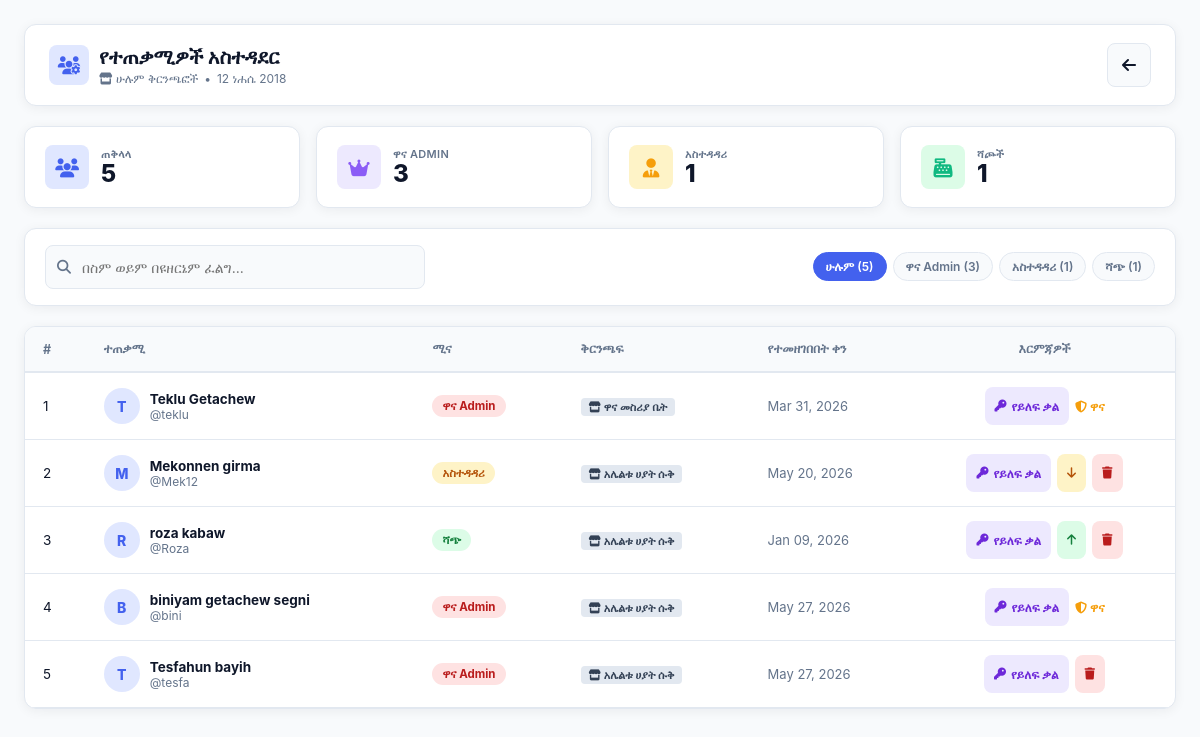
The app's page /manage_users.php (signed in) with its own data.
### tables this page shows
CREATE TABLE `users` (
  `id` int(11) NOT NULL AUTO_INCREMENT,
  `username` varchar(50) NOT NULL,
  `password` varchar(255) NOT NULL,
  `password_changed` tinyint(1) DEFAULT 0,
  `full_name` varchar(100) NOT NULL,
  `role` enum('admin','manager','cashier','seller','boss','super_admin') DEFAULT 'seller',
  `branch_id` int(11) DEFAULT NULL,
  `created_by` int(11) DEFAULT NULL,
  `created_at` timestamp NOT NULL DEFAULT current_timestamp(),
  `is_active` tinyint(1) DEFAULT 1,
  `read_only` tinyint(1) NOT NULL DEFAULT 0 COMMENT '1 = user can only view, cannot add/edit/delete',
  PRIMARY KEY (`id`)
);

CREATE TABLE `places` (
  `id` int(11) NOT NULL AUTO_INCREMENT,
  `place_name` varchar(100) NOT NULL,
  `description` text DEFAULT NULL,
  `status` enum('active','inactive') DEFAULT 'active',
  `created_by` int(11) DEFAULT NULL,
  `created_at` timestamp NOT NULL DEFAULT current_timestamp(),
  `updated_at` timestamp NOT NULL DEFAULT current_timestamp(),
  PRIMARY KEY (`id`)
);

### config.php (called while the page is built, shortened)
    <?php
function isReadOnly() {
    return !empty($_SESSION['read_only']);
}
function getEthiopianDate($gregorianDate = null) {
    $timestamp = $gregorianDate ? strtotime($gregorianDate) : time();
    $gy = (int)date('Y', $timestamp);
    $gm = (int)date('m', $timestamp);
    $gd = (int)date('d', $timestamp);
    $a = (int)((14 - $gm) / 12);
    $y = $gy + 4800 - $a;
    $m = $gm + 12 * $a - 3;
    $jdn = $gd + (int)((153 * $m + 2) / 5) + 365 * $y + (int)($y / 4) - (int)($y / 100) + (int)($y / 400) - 32045;
    $eth_epoch = 1723856;
    $r = ($jdn - $eth_epoch) % 1461;
    $n = ($r % 365) + 365 * (int)($r / 1460);
    $eth_year = 4 * (int)(($jdn - $eth_epoch) / 1461) + (int)($r / 365) - (int)($r / 1460);
    $eth_month = (int)($n / 30) + 1;
    $eth_day = ($n % 30) + 1;
    $months = [
        1 => 'መስከረም', 2 => 'ጥቅምት', 3 => 'ኅዳር', 4 => 'ታኅሣሥ',
        5 => 'ጥር', 6 => 'የካቲት', 7 => 'መጋቢት', 8 => 'ሚያዝያ',
        9 => 'ግንቦት', 10 => 'ሰኔ', 11 => 'ሐምሌ', 12 => 'ነሐሴ', 13 => 'ጳጉሜ'
    ];
    return [
        'day' => $eth_day,
        'month' => $eth_month,
        'month_name' => $months[$eth_month],
        'year' => $eth_year,
        'formatted' => "$eth_day {$months[$eth_month]} $eth_year",
        'short' => sprintf("%04d-%02d-%02d", $eth_year, $eth_month, $eth_day)
    ];
}
?>

### manage_users.php (the view, shortened to what this page needs)
<?php
require_once 'config.php';
$current_user_id   = $_SESSION['user_id'];
$current_user_role = $_SESSION['role'] ?? '';
$protected_user_ids = [1002, 1016];
if ($current_user_role === 'super_admin') {
    $current_branch_name = 'ሁሉም ቅርንጫፎች';
}
if ($current_user_role === 'super_admin') {
    $users_query = "SELECT u.*, p.place_name as branch_name
                    FROM users u
                    LEFT JOIN places p ON u.branch_id = p.id
                    WHERE u.is_active = 1 AND u.id != 3
                    ORDER BY u.branch_id, u.role, u.username";
    $users_result = mysqli_query($conn, $users_query);
}
$all_users = [];
$total_users = 0;
$total_admins = 0;
$total_sellers = 0;
$total_super_admins = 0;
if ($users_result) {
    while ($user = mysqli_fetch_assoc($users_result)) {
        $all_users[] = $user;
        $total_users++;
        if ($user['role'] === 'super_admin') $total_super_admins++;
        elseif ($user['role'] === 'admin') $total_admins++;
        elseif ($user['role'] === 'seller') $total_sellers++;
    }
}
$today_eth = getEthiopianDate();
$today_display = $today_eth['formatted'];
?>
<!DOCTYPE html>
<html lang="am">
<head>
    <link rel="stylesheet" href="https://cdnjs.cloudflare.com/ajax/libs/font-awesome/6.4.0/css/all.min.css">
</head>
<body>
    <div class="container">
        <header class="app-bar">
            <div class="app-bar-brand">
                <div class="brand-icon"><i class="fas fa-users-gear"></i></div>
                <div class="brand-text">
                    <h1>የተጠቃሚዎች አስተዳደር</h1>
                    <div class="sub">
                        <span><i class="fas fa-store"></i> <?php echo htmlspecialchars($current_branch_name); ?></span>
                        <span>•</span>
                        <span><?php echo $today_display; ?></span>
                    </div>
                </div>
            </div>
            <div class="app-bar-actions">
                <a href="<?php echo ($current_user_role === 'super_admin') ? 'super_admin.php' : 'admin_dashboard.php'; ?>" class="btn-icon" title="ተመለስ">
                    <i class="fas fa-arrow-left"></i>
                </a>
            </div>
        </header>
        <div class="stats-container">
            <div class="stat-card total">
                <div class="stat-icon"><i class="fas fa-users"></i></div>
                <div class="stat-info">
                    <h4>ጠቅላላ</h4>
                    <div class="val"><?php echo $total_users; ?></div>
                </div>
            </div>
            <?php if ($total_super_admins > 0): ?>
            <div class="stat-card super">
                <div class="stat-icon"><i class="fas fa-crown"></i></div>
                <div class="stat-info">
                    <h4>ዋና Admin</h4>
                    <div class="val"><?php echo $total_super_admins; ?></div>
                </div>
            </div>
            <?php endif; ?>
            <div class="stat-card admin">
                <div class="stat-icon"><i class="fas fa-user-tie"></i></div>
                <div class="stat-info">
                    <h4>አስተዳዳሪ</h4>
                    <div class="val"><?php echo $total_admins; ?></div>
                </div>
            </div>
            <div class="stat-card seller">
                <div class="stat-icon"><i class="fas fa-cash-register"></i></div>
                <div class="stat-info">
                    <h4>ሻጮች</h4>
                    <div class="val"><?php echo $total_sellers; ?></div>
                </div>
            </div>
        </div>
        <div class="search-filter-card">
            <div class="search-input-wrap">
                <i class="fas fa-search"></i>
                <input type="text" id="searchInput" class="search-input" placeholder="በስም ወይም በዩዘርኔም ፈልግ..." oninput="handleSearch()">
            </div>
            <div class="filter-scroll">
                <button class="filter-chip active" onclick="filterByRole('all', this)">
                    ሁሉም (<?php echo $total_users; ?>)
                </button>
                <?php if ($total_super_admins > 0): ?>
                <button class="filter-chip" onclick="filterByRole('super_admin', this)">
                    ዋና Admin (<?php echo $total_super_admins; ?>)
                </button>
                <?php endif; ?>
                <button class="filter-chip" onclick="filterByRole('admin', this)">
                    አስተዳዳሪ (<?php echo $total_admins; ?>)
                </button>
                <button class="filter-chip" onclick="filterByRole('seller', this)">
                    ሻጭ (<?php echo $total_sellers; ?>)
                </button>
            </div>
        </div>
        <div class="desktop-table-view">
            <table>
                <thead>
                    <tr>
                        <th>#</th>
                        <th>ተጠቃሚ</th>
                        <th>ሚና</th>
                        <?php if ($current_user_role === 'super_admin'): ?>
                            <th>ቅርንጫፍ</th>
                        <?php endif; ?>
                        <th>የተመዘገበበት ቀን</th>
                        <th style="text-align: center;">እርምጃዎች</th>
                    </tr>
                </thead>
                <tbody>
                    <?php $idx = 1; foreach ($all_users as $user):
                        $initial = mb_substr($user['full_name'] ?: $user['username'], 0, 1, 'UTF-8');
                        $is_protected = in_array($user['id'], $protected_user_ids) || $user['id'] == 3;
                        $search_meta = strtolower($user['full_name'] . ' ' . $user['username'] . ' ' . ($user['branch_name'] ?? ''));
                    ?>
                    <tr class="user-item-row" data-role="<?php echo htmlspecialchars($user['role']); ?>" data-search="<?php echo htmlspecialchars($search_meta); ?>">
                        <td><?php echo $idx++; ?></td>
                        <td>
                            <div style="display: flex; align-items: center; gap: 10px;">
                                <div class="avatar-circle" style="width: 36px; height: 36px; font-size: 14px;"><?php echo strtoupper($initial); ?></div>
                                <div>
                                    <div style="font-weight: 700; color: var(--text-dark);"><?php echo htmlspecialchars($user['full_name'] ?: $user['username']); ?></div>
                                    <div style="font-size: 12px; color: var(--text-muted);">@<?php echo htmlspecialchars($user['username']); ?></div>
                                </div>
                            </div>
                        </td>
                        <td>
                            <span class="role-badge role-<?php echo htmlspecialchars($user['role']); ?>">
                                <?php
                                    if ($user['role'] === 'super_admin') echo 'ዋና Admin';
                                    elseif ($user['role'] === 'admin') echo 'አስተዳዳሪ';
                                    else echo 'ሻጭ';
                                ?>
                            </span>
                        </td>
                        <?php if ($current_user_role === 'super_admin'): ?>
                            <td>
                                <span class="branch-tag">
                                    <i class="fas fa-store"></i> <?php echo htmlspecialchars($user['branch_name'] ?? 'ዋና መስሪያ ቤት'); ?>
                                </span>
                            </td>
                        <?php endif; ?>
                        <td style="color: var(--text-muted); font-size: 13px;">
                            <?php echo date('M d, Y', strtotime($user['created_at'])); ?>
                        </td>
                        <td style="text-align: center;">
                            <div style="display: flex; gap: 6px; justify-content: center; align-items: center;">
                                <?php if ($current_user_role === 'super_admin'): ?>
                                    <button onclick="resetPassword(<?php echo $user['id']; ?>, '<?php echo htmlspecialchars($user['username'], ENT_QUOTES); ?>', '<?php echo htmlspecialchars($user['full_name'] ?: $user['username'], ENT_QUOTES); ?>')" class="touch-btn touch-btn-pwd" style="padding: 0 10px;">
                                        <i class="fas fa-key"></i> የይለፍ ቃል
                                    </button>
                                <?php endif; ?>
                                <?php if (!$is_protected && !isReadOnly()): ?>
                                    <?php if ($current_user_role === 'super_admin'): ?>
                                        <?php if ($user['role'] === 'seller'): ?>
                                            <button onclick="upgradeUser(<?php echo $user['id']; ?>)" class="touch-btn touch-btn-up" style="padding: 0 10px;">
                                                <i class="fas fa-arrow-up"></i>
                                            </button>
                                        <?php elseif ($user['role'] === 'admin'): ?>
                                            <button onclick="downgradeUser(<?php echo $user['id']; ?>)" class="touch-btn touch-btn-down" style="padding: 0 10px;">
                                                <i class="fas fa-arrow-down"></i>
                                            </button>
                                        <?php endif; ?>
                                    <?php endif; ?>
                                    <?php if ($user['id'] != $current_user_id): ?>
                                        <button onclick="deleteUser(<?php echo $user['id']; ?>)" class="touch-btn touch-btn-del" style="padding: 0 10px;">
                                            <i class="fas fa-trash"></i>
                                        </button>
                                    <?php endif; ?>
                                <?php elseif ($is_protected): ?>
                                    <span style="font-size: 12px; color: var(--warning); font-weight: 700;">
                                        <i class="fas fa-shield-alt"></i> ዋና
                                    </span>
                                <?php endif; ?>
                            </div>
                        </td>
                    </tr>
                    <?php endforeach; ?>
                </tbody>
            </table>
        </div>
    </div>
</body>
</html>

### records on screen
users: full_name "T", full_name "Teklu Getachew", username "teklu", role "ዋና Admin", branch_name "ዋና መስሪያ ቤት", created_at "Mar 31, 2026"
users: full_name "M", full_name "Mekonnen girma", username "Mek12", role "አስተዳዳሪ", places.place_name "አሌልቱ ሀያት ሱቅ", created_at "May 20, 2026"
users: full_name "R", full_name "roza kabaw", username "Roza", role "ሻጭ", places.place_name "አሌልቱ ሀያት ሱቅ", created_at "Jan 09, 2026"
users: full_name "B", full_name "biniyam getachew segni", username "bini", role "ዋና Admin", places.place_name "አሌልቱ ሀያት ሱቅ", created_at "May 27, 2026"
users: full_name "T", full_name "Tesfahun bayih", username "tesfa", role "ዋና Admin", places.place_name "አሌልቱ ሀያት ሱቅ", created_at "May 27, 2026"

### other values on screen
$current_branch_name "ሁሉም ቅርንጫፎች"
$today_display "12 ነሐሴ 2018"
$total_users "5"
$total_super_admins "3"
$total_admins "1"
$total_sellers "1"
